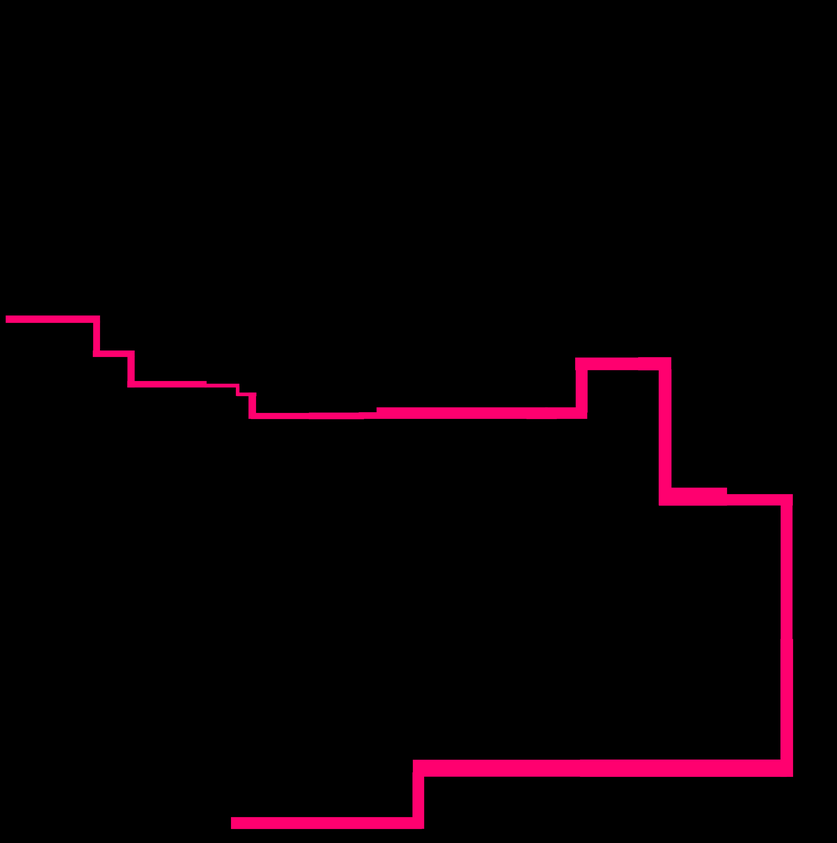
#> input picture assets/img/map/cities/caminos/vice-city/ruta-2/camino-2-vice-city.png, 837 x 843 px, shrunk from 4640 x 4672 before the run, found by its file name
$ python generar_camino.py
#> lines starting #> are read from the running program, lines starting #| are printed output that depends on the picture; after the words box and inside, x2 and y2 are one past the last pixel; in counts of white or black regions, pixels touching at a corner belong together
import cv2
import numpy as np
import yaml
from collections import deque

# --- CONFIGURACIÓN ---
IMAGE_PATH = 'vice-city/camino-2-vice-city.png'
OUTPUT_YAML = 'recorrido_final.yaml'
OUTPUT_IMG = 'debug_resultado_v5.jpg'
OUTPUT_MASK = 'debug_mascara_v5.jpg'

TILE_SIZE = 1
SAMPLE_RATE = 50        # Cada cuantos pasos guardamos un checkpoint
DONDE_EMPIEZA = 'IZQUIERDA'

def get_start_point(coords, orientation):
    # coords es un array de [y, x]
    if orientation == 'ABAJO':     return coords[np.argmax(coords[:, 0])]
    elif orientation == 'ARRIBA':   return coords[np.argmin(coords[:, 0])]
    elif orientation == 'IZQUIERDA': return coords[np.argmin(coords[:, 1])]
    elif orientation == 'DERECHA':   return coords[np.argmax(coords[:, 1])]
    return coords[0]

def procesar_mapa():
    print(f"--- Iniciando V5 (Inundación) para {IMAGE_PATH} ---")

    # 1. Carga y Máscara
    img = cv2.imread(IMAGE_PATH)
#> img is the input picture: shape (843, 837, 3); mean B, G, R 3.6, 0, 8.3
    if img is None:
        print("Error: No imagen.")
        return

    # Usamos HSV para detectar el rosa
    hsv = cv2.cvtColor(img, cv2.COLOR_BGR2HSV)
#> hsv: shape (843, 837, 3); mean H, S, V 6.8, 10.7, 8.3
    lower_pink = np.array([140, 50, 50])
    upper_pink = np.array([175, 255, 255])
    mask = cv2.inRange(hsv, lower_pink, upper_pink)
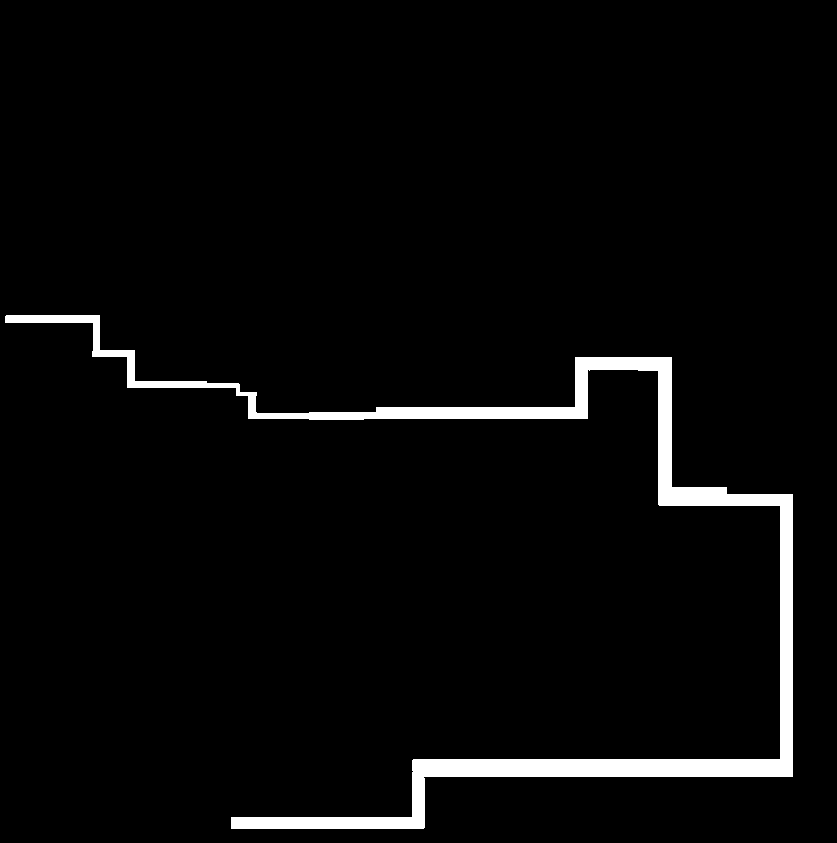
#> mask: shape (843, 837); 3.4% white; 1 white region, box (x1, y1, x2, y2) and area: (5, 315, 793, 829) 24329

    # 2. Asegurar CONEXIÓN (Clave para que no se corte)
    # Dilatamos (engordamos) el camino para cerrar cualquier hueco pequeño
    kernel = np.ones((5,5), np.uint8)
    mask = cv2.dilate(mask, kernel, iterations=2)
#> mask: shape (843, 837); 5.7% white; 1 white region, box (x1, y1, x2, y2) and area: (1, 311, 797, 833) 40068
    mask = cv2.erode(mask, kernel, iterations=1) # Restauramos un poco el borde
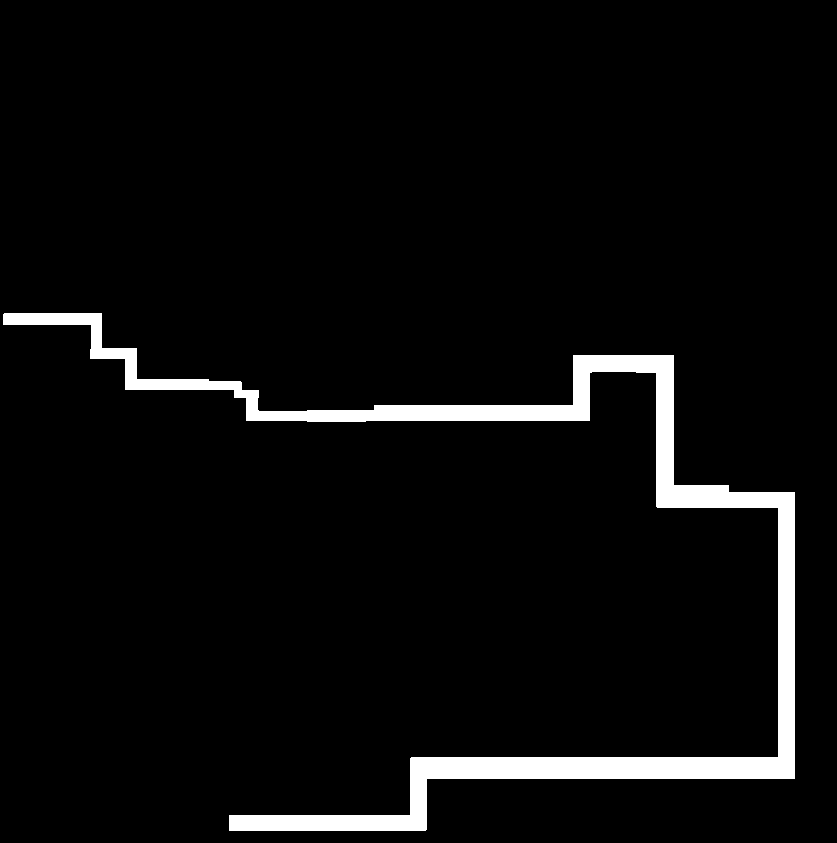
#> mask: shape (843, 837); 4.6% white; 1 white region

    # Quedarse solo con el camino más grande
    contours, _ = cv2.findContours(mask, cv2.RETR_EXTERNAL, cv2.CHAIN_APPROX_SIMPLE)
#> contours = 1 contour; box (x1, y1, x2, y2) and area: (3, 313, 795, 831) 30234
    if not contours: return
    largest_contour = max(contours, key=cv2.contourArea)
#> largest_contour = contour of 80 points, box (x1, y1, x2, y2) (3, 313, 795, 831), area 30234
    clean_mask = np.zeros_like(mask)
    cv2.drawContours(clean_mask, [largest_contour], -1, 255, thickness=cv2.FILLED)

    cv2.imwrite(OUTPUT_MASK, clean_mask)

    # 3. Algoritmo de INUNDACIÓN (BFS)
    # Convertimos la máscara en puntos navegables
    # y_idxs, x_idxs
    points = np.argwhere(clean_mask > 0)
#> points = 32184 pairs, first value 313 to 830, second value 3 to 794
    start_y, start_x = get_start_point(points, DONDE_EMPIEZA)
#> start_y = 314; start_x = 3

    print(f"Inicio detectado en: {start_x}, {start_y}")
#| Inicio detectado en: 3, 314
    print("Calculando distancias (Inundando el mapa)...")

    # Mapa de distancias (-1 significa no visitado)
    h, w = clean_mask.shape
    dist_map = np.full((h, w), -1, dtype=np.int32)
    parent_map = np.zeros((h, w, 2), dtype=np.int32) # Para recordar de dónde vinimos

    queue = deque([(start_y, start_x)])
    dist_map[start_y, start_x] = 0

    max_dist = 0
    end_node = (start_y, start_x)
#> end_node = (314, 3)

    # Direcciones: Arriba, Abajo, Izq, Der
    neighbors = [(-1,0), (1,0), (0,-1), (0,1)]

    while queue:
        cy, cx = queue.popleft()

        # Si encontramos un punto más lejos, actualizamos el final
        if dist_map[cy, cx] > max_dist:
            max_dist = dist_map[cy, cx]
            end_node = (cy, cx)

        for dy, dx in neighbors:
            ny, nx = cy + dy, cx + dx

            # Verificar limites y si es parte del camino rosa (clean_mask)
            if 0 <= ny < h and 0 <= nx < w:
                if clean_mask[ny, nx] > 0 and dist_map[ny, nx] == -1:
                    dist_map[ny, nx] = dist_map[cy, cx] + 1
                    parent_map[ny, nx] = [cy, cx]
                    queue.append((ny, nx))
#> this loop made 32184 passes
#> (cy, cx) on passes 1 to 8: (314, 3), (315, 3), (314, 4), (316, 3), (315, 4), (313, 4), (314, 5), (317, 3)
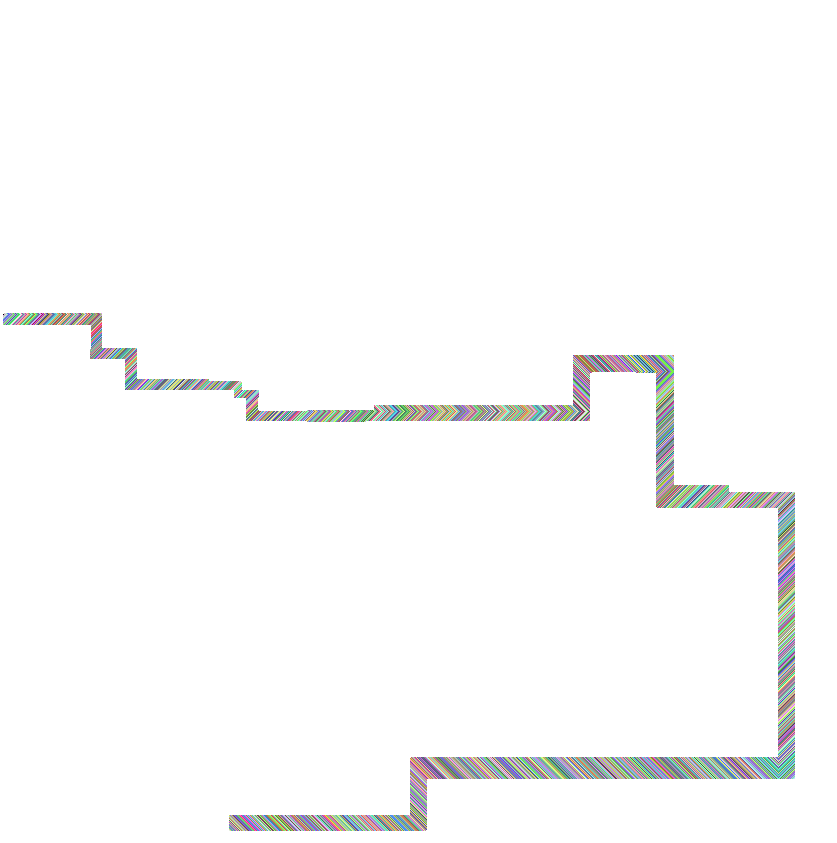
#> dist_map: shape (843, 837) int32; 1922 distinct labels, from -1 to 1920; one colour per label, 0 black, -1 white
#> after the loop, end_node = (830, 229); max_dist = 1920

    print(f"Camino inundado. Distancia máxima encontrada: {max_dist} pasos.")
#| Camino inundado. Distancia máxima encontrada: 1920 pasos.

    # 4. BACKTRACKING (Recuperar el camino desde el final hasta el inicio)
    path = []
    curr_y, curr_x = end_node
#> curr_y = 830; curr_x = 229

    print("Reconstruyendo ruta óptima...")
    while (curr_y, curr_x) != (start_y, start_x):
        path.append((curr_x, curr_y))
        # Moverse al padre (hacia atrás)
        py, px = parent_map[curr_y, curr_x]
        curr_y, curr_x = py, px
#> after the loop, path = 1920 pairs, first value 3 to 778, second value 315 to 830

    path.append((start_x, start_y))
    path.reverse() # Ahora va de Inicio -> Fin

    # 5. MUESTREO Y SALIDA
    # Al hacer BFS, el camino va pixel a pixel. Muestreamos.
    final_checkpoints = path[::SAMPLE_RATE]
#> final_checkpoints = 39 pairs, first value 3 to 778, second value 314 to 830
    if path[-1] != final_checkpoints[-1]:
        final_checkpoints.append(path[-1])

    # Visualización
    debug_img = img.copy()
    debug_img = (debug_img * 0.4).astype(np.uint8)
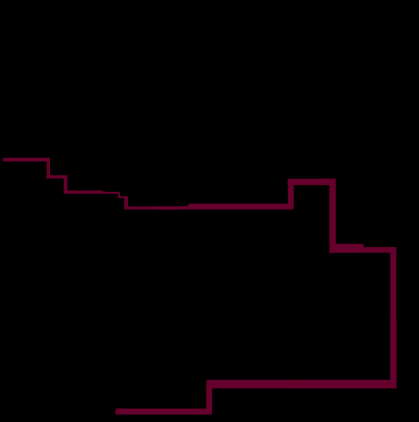
#> debug_img: shape (843, 837, 3) (shown at 1/2 size); mean B, G, R 1.4, 0, 3.3

    for i in range(len(final_checkpoints) - 1):
        pt1 = tuple(map(int, final_checkpoints[i]))
        pt2 = tuple(map(int, final_checkpoints[i+1]))
        cv2.line(debug_img, pt1, pt2, (0, 255, 255), 2)
        if i % 2 == 0:
             cv2.arrowedLine(debug_img, pt1, pt2, (255, 255, 255), 2, tipLength=0.5)
#> this loop made 39 passes
#> (pt1, pt2) on passes 1 to 8: ((3, 314), (43, 324)), ((43, 324), (91, 326)), ((91, 326), (109, 358)), ((109, 358), (128, 389)), ((128, 389), (178, 389)), ((178, 389), (228, 389)), ((228, 389), (256, 411)), ((256, 411), (306, 411))
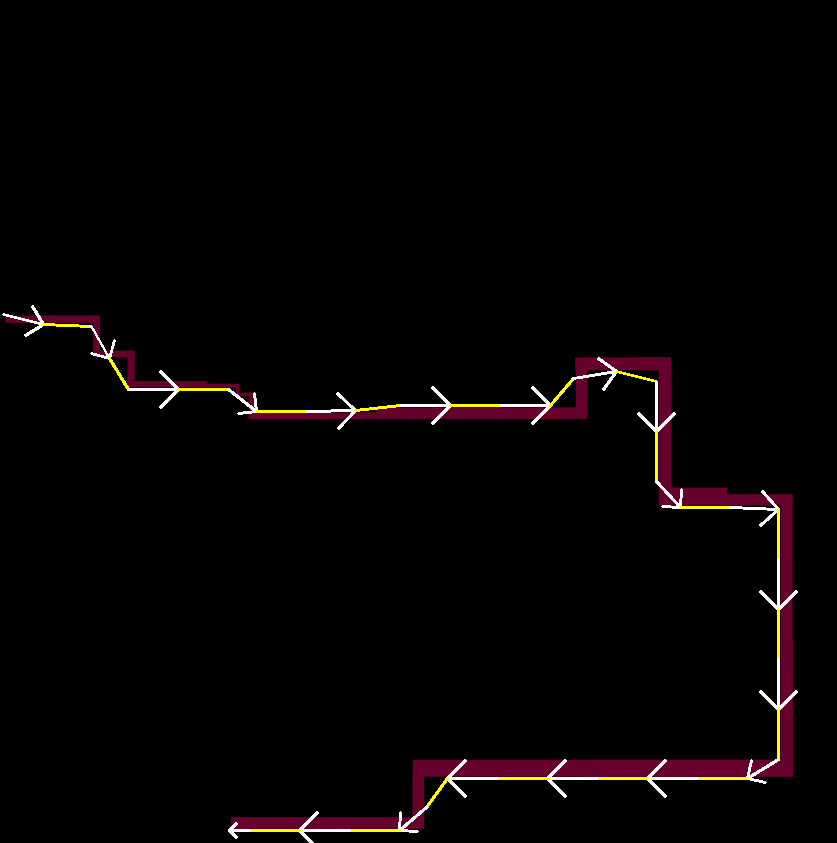
#> debug_img: shape (843, 837, 3); 1.15% of pixels changed, all inside (x1, y1, x2, y2) = (2, 305, 798, 843)

    cv2.circle(debug_img, tuple(map(int, final_checkpoints[0])), 8, (0, 255, 0), -1)
#> debug_img: shape (843, 837, 3); 0.02% of pixels changed, all inside (x1, y1, x2, y2) = (0, 306, 12, 323)
    cv2.circle(debug_img, tuple(map(int, final_checkpoints[-1])), 8, (0, 0, 255), -1)
#> debug_img: shape (843, 837, 3); mean B, G, R 3.3, 3, 6.1

    cv2.imwrite(OUTPUT_IMG, debug_img)

    # YAML
    data = {'mapa': IMAGE_PATH, 'checkpoints': []}
    for i, (x, y) in enumerate(final_checkpoints):
        data['checkpoints'].append({
            'id': i,
            'x': float(x) / TILE_SIZE,
            'y': float(y) / TILE_SIZE,
            'type': 'START' if i == 0 else ('FINISH' if i == len(final_checkpoints)-1 else 'CHECKPOINT')
        })
#> this loop made 40 passes
#> (x, y) on passes 1 to 8: (3, 314), (43, 324), (91, 326), (109, 358), (128, 389), (178, 389), (228, 389), (256, 411)

    with open(OUTPUT_YAML, 'w') as file:
        yaml.dump(data, file, sort_keys=False)

    print(f"¡HECHO! Revisa {OUTPUT_IMG}. Debería ser perfecto.")

if __name__ == "__main__":
    procesar_mapa()

$ run again, with assets/img/map/cities/caminos/liberty-city/liberty-city1.png copied over assets/img/map/cities/caminos/vice-city/ruta-2/camino-2-vice-city.png
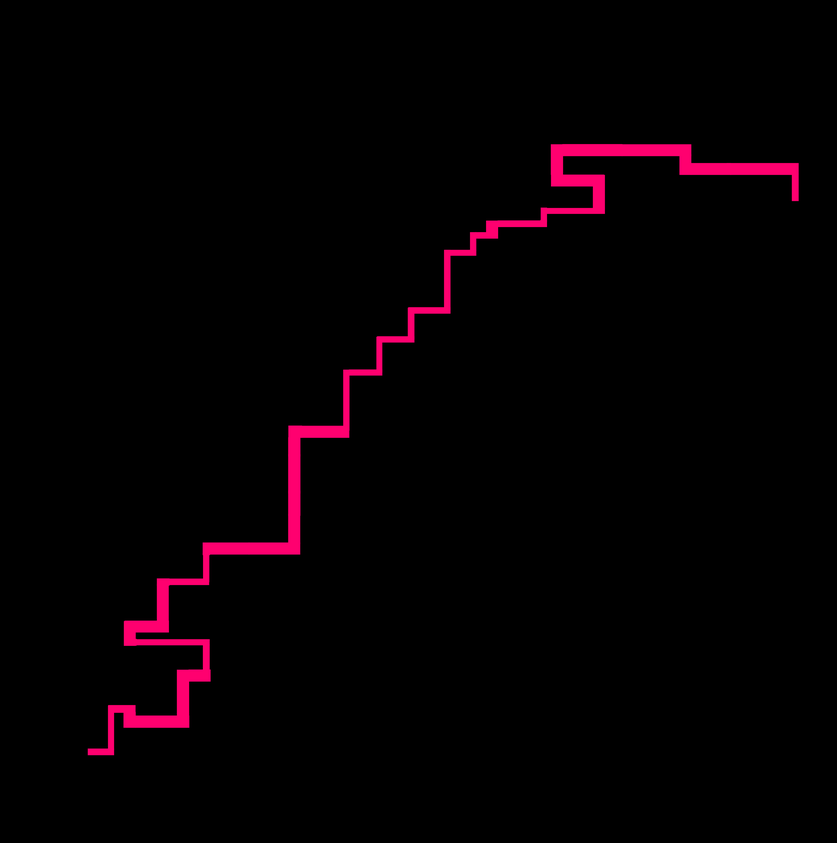
#> input picture assets/img/map/cities/caminos/liberty-city/liberty-city1.png, 837 x 843 px, shrunk from 4640 x 4672 before the run, found by its file name
#> in procesar_mapa, img is the input picture: shape (843, 837, 3); mean B, G, R 2.4, 0, 5.5
#> hsv: shape (843, 837, 3); mean H, S, V 4.6, 7.4, 5.5
#> contours = 1 contour; box (x1, y1, x2, y2) and area: (85, 142, 801, 758) 21240
#> largest_contour = contour of 153 points, box (x1, y1, x2, y2) (85, 142, 801, 758), area 21240
#> points = 22821 pairs, first value 142 to 757, second value 85 to 800
#> start_y = 747; start_x = 85
#| Inicio detectado en: 85, 747
#> in procesar_mapa, `end_node = (start_y, start_x)`: end_node = (747, 85)
#> the loop in procesar_mapa, `while queue:` made 22821 passes
#> (cy, cx) on passes 1 to 8: (747, 85), (748, 85), (747, 86), (749, 85), (748, 86), (746, 86), (747, 87), (750, 85)
#> after the loop in procesar_mapa, `while queue:`:
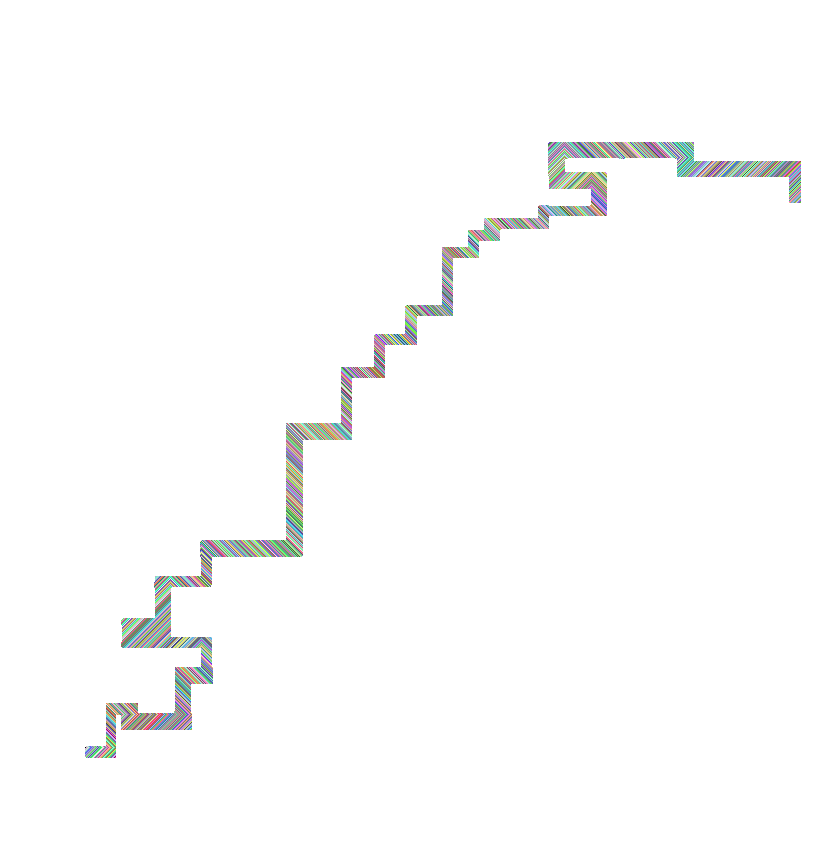
#> dist_map: shape (843, 837) int32; 1468 distinct labels, from -1 to 1466; one colour per label, 0 black, -1 white
#> after the loop in procesar_mapa, `while queue:`: end_node = (202, 800); max_dist = 1466
#| Camino inundado. Distancia máxima encontrada: 1466 pasos.
#> in procesar_mapa, `curr_y, curr_x = end_node`: curr_y = 202; curr_x = 800
#> the loop in procesar_mapa, `while (curr_y, curr_x) != (start_y, start_x):` made 1466 passes
#> (py, px, curr_y, curr_x) on passes 1 to 3: (202, 799, 202, 799), (202, 798, 202, 798), (202, 797, 202, 797)
#> after the loop in procesar_mapa, `while (curr_y, curr_x) != (start_y, start_x):`: path = 1466 pairs, first value 86 to 800, second value 157 to 747
#> final_checkpoints = 30 pairs, first value 85 to 789, second value 157 to 747
#> the loop in procesar_mapa, `for i in range(len(final_checkpoints) - 1):` made 30 passes
#> (pt1, pt2) on passes 1 to 8: ((85, 747), (106, 718)), ((106, 718), (151, 713)), ((151, 713), (175, 687)), ((175, 687), (201, 663)), ((201, 663), (177, 637)), ((177, 637), (170, 594)), ((170, 594), (201, 575)), ((201, 575), (216, 540))
#> after the loop in procesar_mapa, `for i in range(len(final_checkpoints) - 1):`:
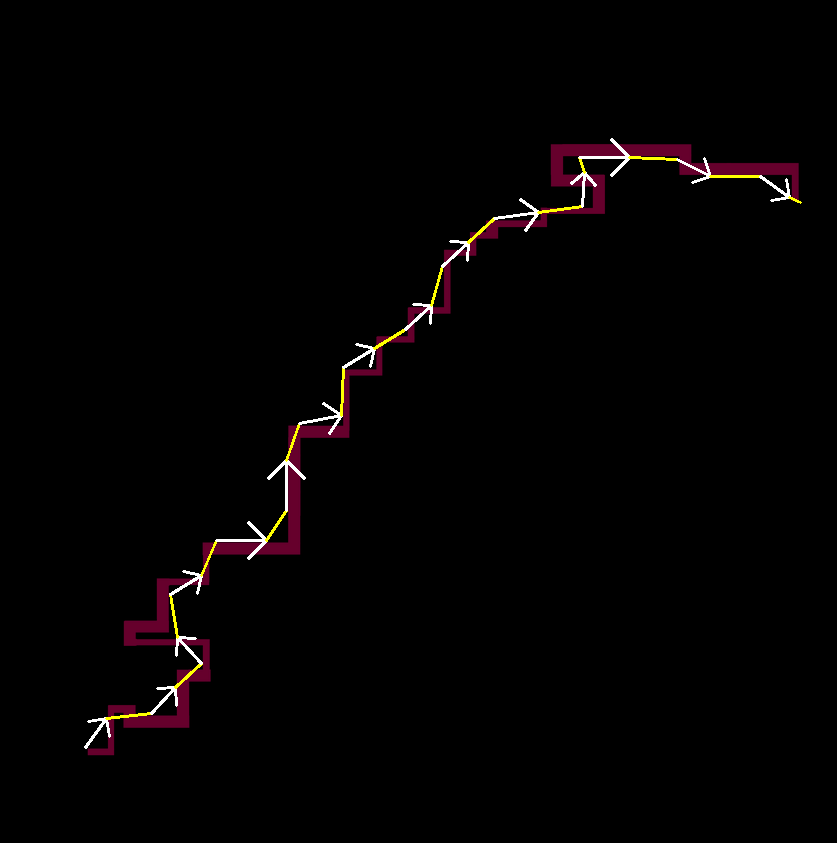
#> debug_img: shape (843, 837, 3); mean B, G, R 2.2, 1.9, 3.9
#> the loop in procesar_mapa, `for i, (x, y) in enumerate(final_checkpoints):` made 31 passes
#> (x, y) on passes 1 to 8: (85, 747), (106, 718), (151, 713), (175, 687), (201, 663), (177, 637), (170, 594), (201, 575)
